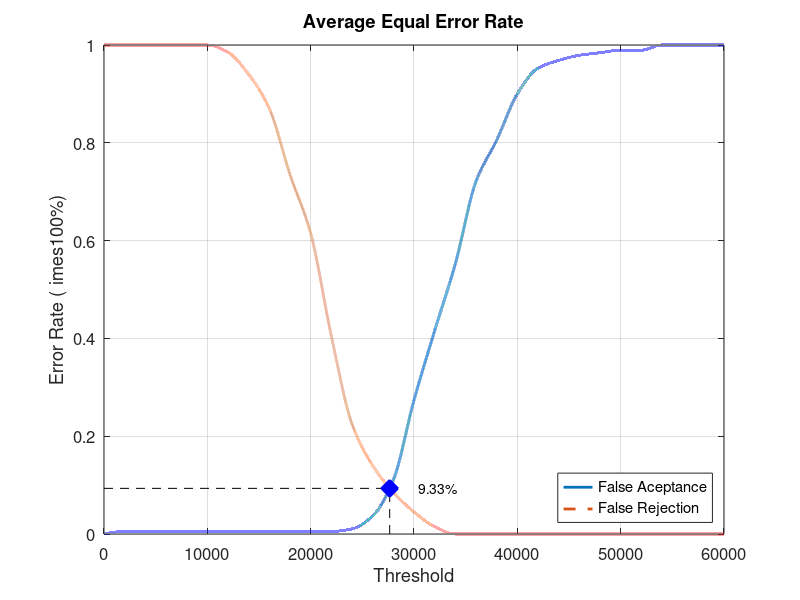
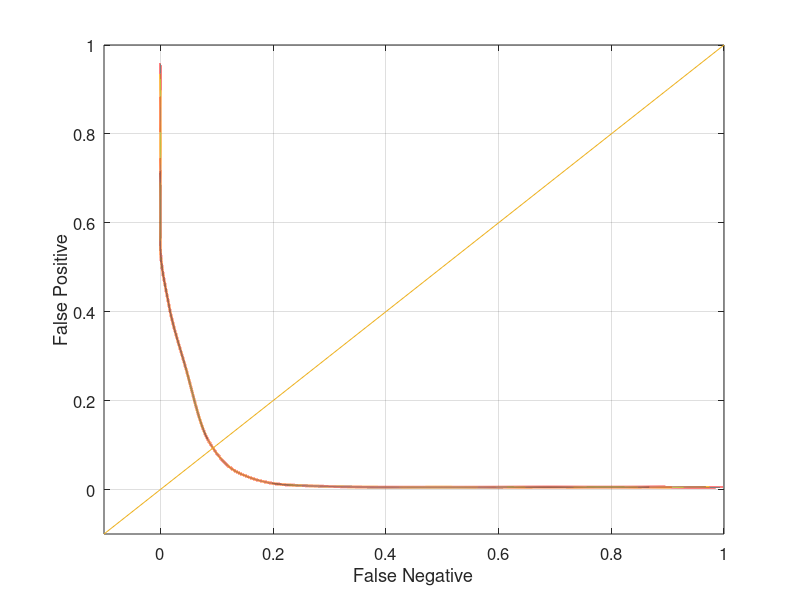

These charts were generated, in order, by the following MATLAB code:
close all;
clear;
clc;
x = 0:2000:60000;
xq = 0:0.5:60000;

y0 = [0 0.00526316 0.00526316 0.00526316 0.00526316 0.00526316 0.00526316 0.00526316 0.00526316 0.00526316 0.00526316 0.00526316 0.0105263 0.0368421 0.110526 0.273684 0.415789 0.552632 0.721053 0.805263 0.9 0.952632 0.968421 0.978947 0.984211 0.989474 0.989474 1 1 1 1]
yy0 = interp1(x, y0, xq, 'pchip');
y1 = [1 1 1 1 1 1 0.985 0.94 0.87 0.735 0.615 0.405 0.225 0.14 0.085 0.045 0.015 0 0 0 0 0 0 0 0 0 0 0 0 0 0]
yy1 = interp1(x, y1, xq, 'pchip');

% Calculating EER: 
y2 = abs(y0 - y1);
find(y2 == min(y2))
yy2 = abs(yy0 - yy1);
xEER = find(yy2 == min(yy2));
xEERIndex = xq(xEER) % X-axis EER
yEER = yy0(xEER) % Y-axis EER

main = figure
plot(xq, yy0,'-','LineWidth', 2);	hold on
plot(xq, yy1,'--','LineWidth', 2);	hold on
plot([xEERIndex xEERIndex], [0 yEER], 'k--');	hold on
plot([0 xEERIndex], [yEER yEER], 'k--');	hold on
plot(xEERIndex, yEER, 'bx', 'LineWidth', 10);	hold on
text(xEERIndex + 10 * xEERIndex / 100, yEER, [num2str(round((10000 * yEER)) / 100) '%'])
legend('False Aceptance', 'False Rejection', 'Location', 'SouthEast')
xlabel('Threshold')
ylabel('Error Rate (	imes100%)')
title('Average Equal Error Rate')
set(gca, 'FontSize', 12)
axis([0 60000 0 1])
grid on

print(main, 'Database3_4Main', '-dpng');
FNRxFPR = figure('Color', [1 1 1]);
plot(yy1, yy0, '-', yy1, yy0, 'LineWidth', 2);
hold on
y = -0.1:0.1:1
plot(y, y); 
set(gca, 'FontSize', 12)
xlabel('False Negative')
ylabel('False Positive')
axis([-0.1 1 -0.1 1])
set(gca, 'FontSize', 12)
grid on

print(FNRxFPR, 'Database3_4FNRxFPR','-dpng');
